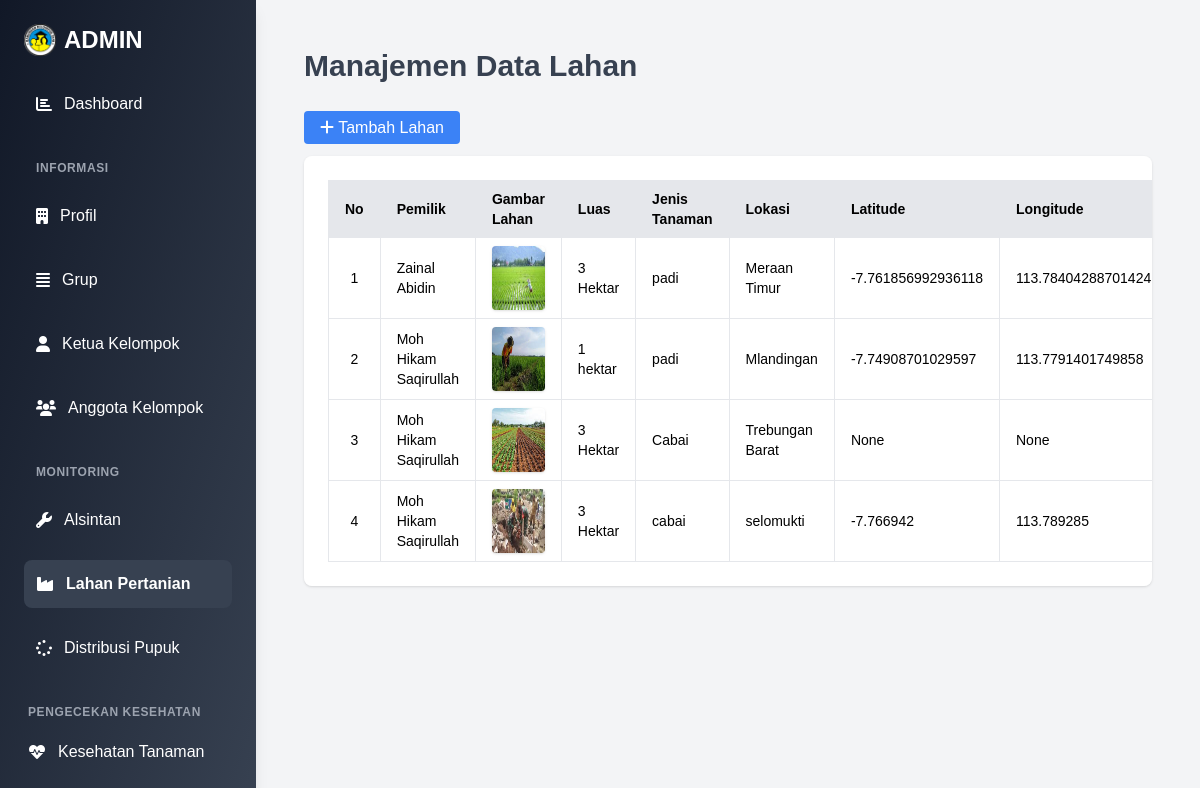
The app's page /administrator/lahan/, older data.
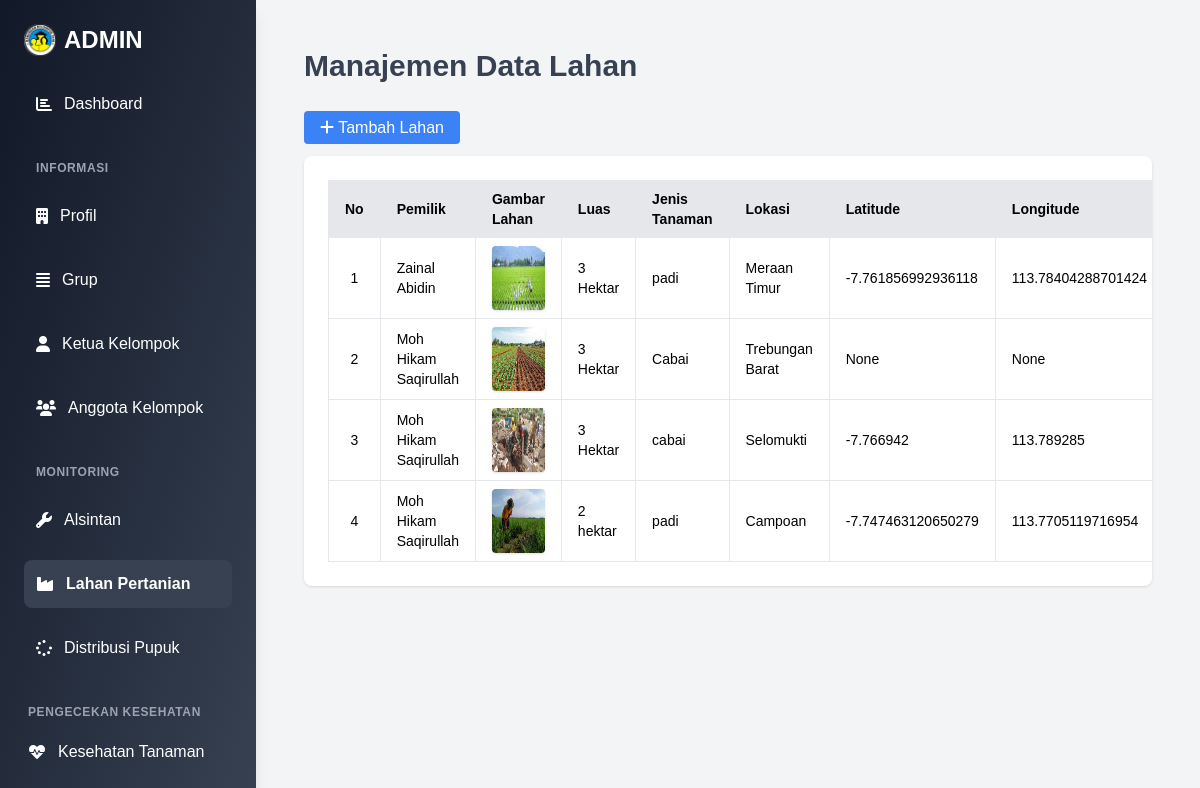
The same page, newer data.
### administrator/models.py (models this page shows, shortened)
class Lahan(models.Model):
    pemilik = models.ForeignKey(Petani, on_delete=models.CASCADE)
    gambar_lahan = models.ImageField(upload_to='gambar/lahan', blank=False, null=True)
    luas = models.CharField(max_length=20)
    jenis_tanaman = models.CharField(max_length=100)
    lokasi = models.CharField(max_length=100)
    latitude = models.FloatField(null=True, blank=True)
    longitude = models.FloatField(null=True, blank=True)
    tanggal_tanam = models.DateField(null=True, blank=True)
    tanggal_panen = models.DateField(null=True, blank=True)
    created_at = models.DateField(default=timezone.now)
    slug = models.SlugField(max_length=200,null=True,blank=True, unique=True)
    class Meta:
        verbose_name_plural ="Data Lahan"

class Petani(models.Model):
    grup = models.ForeignKey(Grup, on_delete=models.CASCADE, related_name='anggota')
    nama = models.CharField(max_length=100)
    nik = models.CharField(max_length=100, default="0000000000000000")
    no_hp = models.CharField(max_length=15)
    alamat = RichTextField(blank=True, null=True)
    created_at = models.DateField(default=timezone.now)
    slug = models.SlugField(max_length=200,null=True,blank=True, unique=True)
    class Meta:
        verbose_name_plural ="Data Petani"

### administrator/views.py (the view)
# urls.py: path('lahan/', views.lahanadmin, name='lahanadmin'),
def lahanadmin(request):
    lahan =  Lahan.objects.all()
    context = {
            "judul": "Data Lahan",
            "menu":"lahan",
            "lahan_list":lahan,
        }
    return render(request, 'lahanadmin.html', context)

### administrator/templates/lahanadmin.html (shortened to what this page needs)
{% extends "baseadmin.html" %}
{% load static %}
{% block content %}
<div class="overflow-x-auto flex-1 p-6 transition-all duration-200 ease-in-out">
    <header class="mb-8">
        <h1 class="text-3xl font-bold text-gray-700">Manajemen Data Lahan</h1>
    </header>
    <a href="{% url 'formlahanadmin' %}" class="bg-blue-500 text-white px-4 py-2 rounded hover:bg-blue-600">
        <i class="fas fa-plus"></i> Tambah Lahan
    </a>
    <div class="overflow-x-auto bg-white shadow rounded-lg p-6 mt-4">
        <table class="table-auto w-full border-collapse border border-gray-300 text-sm">
            <thead>
                <tr class="bg-gray-200 text-left">
                    <th class="px-4 py-2 border">No</th>
                    <th class="px-4 py-2 border">Pemilik</th>
                    <th class="px-4 py-2 border">Gambar Lahan</th>
                    <th class="px-4 py-2 border">Luas</th>
                    <th class="px-4 py-2 border">Jenis Tanaman</th>
                    <th class="px-4 py-2 border">Lokasi</th>
                    <th class="px-4 py-2 border">Latitude</th>
                    <th class="px-4 py-2 border">Longitude</th>
                </tr>
            </thead>
            <tbody>
                {% for lahan in lahan_list %}
                <tr class="hover:bg-gray-100">
                    <td class="px-4 py-2 border text-center">{{ forloop.counter }}</td>
                    <td class="px-4 py-2 border">{{ lahan.pemilik.nama }}</td>
                    <td class="px-4 py-2 border">
                        {% if lahan.gambar_lahan %}
                            <img src="{{ lahan.gambar_lahan.url }}" alt="Gambar" class="h-16 w-auto rounded shadow">
                        {% else %}
                            <span class="text-gray-400 italic">Tidak ada gambar</span>
                        {% endif %}
                    </td>
                    <td class="px-4 py-2 border">{{ lahan.luas }}</td>
                    <td class="px-4 py-2 border">{{ lahan.jenis_tanaman }}</td>
                    <td class="px-4 py-2 border">{{ lahan.lokasi|safe }}</td>
                    <td class="px-4 py-2 border">{{ lahan.latitude }}</td>
                    <td class="px-4 py-2 border">{{ lahan.longitude }}</td>
                </tr>
                {% empty %}
                <tr>
                    <td colspan="10" class="text-center px-4 py-2 border text-gray-500 italic">Belum ada data lahan.</td>
                </tr>
                {% endfor %}
            </tbody>
        </table>
    </div>
</div>
{% endblock content %}

### templates/baseadmin.html (shortened to what this page needs)
{% load static %}
<!DOCTYPE html>
<html lang="id">
<head>
    <script src="https://cdn.tailwindcss.com"></script>
    <link rel="stylesheet" href="https://cdnjs.cloudflare.com/ajax/libs/font-awesome/6.0.0-beta3/css/all.min.css">
</head>
<body class="bg-gray-100" style="font-family: Arial, Helvetica, sans-serif;" x-data="{ isSidebarOpen: window.innerWidth >= 768 }" @resize.window="isSidebarOpen = window.innerWidth >= 768">
    <div class="flex h-screen overflow-hidden">
        <aside class="w-64 h-screen overflow-y-auto bg-gradient-to-br from-gray-900 to-gray-700 text-white fixed inset-y-0 left-0 transform transition-transform duration-200 ease-in-out z-30 md:relative md:translate-x-0 shadow-lg"
        :class="{ '-translate-x-full': !isSidebarOpen }">
            <div class="p-6">
                <h1 class="text-2xl font-bold mb-6 flex items-center space-x-2">
                    <img src="{% static 'gambar/logo.png' %}" alt="Logo" class="w-8 h-8">
                    <span>ADMIN</span>
                </h1>
                {% include "navbaradmin.html" %}
            </div>
        </aside>
        <main class="flex-1 overflow-y-auto p-6">
            {% block content %}
            {% endblock content %}
        </main>
    </div>
</body>
</html>

### templates/navbaradmin.html (shortened to what this page needs)
<nav class="space-y-4">
    <a href="{% url 'dashboardadmin' %}" class="flex items-center space-x-3 p-3 rounded-lg {% if menu == 'beranda' %} bg-blue-700 {% endif %} hover:bg-blue-600 transition">
        <i class="fa fa-bar-chart"></i>
        <span class="{% if menu == 'beranda' %} font-semibold {% endif %}">Dashboard</span>
    </a>
    <div class="px-3 pt-4 text-xs font-semibold uppercase tracking-wider text-gray-400">
        Informasi
    </div>
    <a href="{% url 'profiladmin' %}" class="flex items-center space-x-3 p-3 rounded-lg {% if menu == 'profil' %} bg-gray-700 {% endif %} hover:bg-blue-600 transition">
        <i class="fa fa-building"></i>
        <span class="{% if menu == 'profil' %} font-semibold {% endif %}">Profil</span>
    </a>
    <a href="{% url 'grupadmin' %}" class="flex items-center space-x-3 p-3 rounded-lg {% if menu == 'grup' %} bg-gray-700 {% endif %} hover:bg-blue-600 transition">
        <i class="fa fa-align-justify"></i>
        <span class="{% if menu == 'grup' %} font-semibold {% endif %}">Grup</span>
    </a>
    <a href="{% url 'ketuaadmin' %}" class="flex items-center space-x-3 p-3 rounded-lg {% if menu == 'ketua' %} bg-gray-700 {% endif %} hover:bg-blue-600 transition">
        <i class="fa fa-user"></i>
         <span class="{% if menu == 'ketua' %} font-semibold {% endif %}">Ketua Kelompok</span>
    </a>
    <a href="{% url 'anggotaadmin' %}" class="flex items-center space-x-3 p-3 rounded-lg {% if menu == 'anggota' %} bg-gray-700 {% endif %} hover:bg-blue-600 transition">
        <i class="fa fa-users"></i>
         <span class="{% if menu == 'anggota' %} font-semibold {% endif %}">Anggota Kelompok</span>
    </a>
    <div class="px-3 pt-4 text-xs font-semibold uppercase tracking-wider text-gray-400">
        Monitoring
    </div>
     <a href="{% url 'alsintanadmin' %}" class="flex items-center space-x-3 p-3 rounded-lg {% if menu == 'alsintan' %} bg-gray-700 {% endif %} hover:bg-blue-600 transition">
        <i class="fa fa-wrench"></i>
        <span class="{% if menu == 'alsintan' %} font-semibold {% endif %}">Alsintan</span>
    </a>
    <a href="{% url 'lahanadmin' %}" class="flex items-center space-x-3 p-3 rounded-lg {% if menu == 'lahan' %} bg-gray-700 {% endif %} hover:bg-blue-600 transition">
        <i class="fa fa-industry"></i>
         <span class="{% if menu == 'lahan' %} font-semibold {% endif %}">Lahan Pertanian</span>
    </a>
    <a href="#" class="flex items-center space-x-3 p-3 rounded-lg hover:bg-blue-600 transition">
        <i class="fa fa-spinner"></i>
        <span>Distribusi Pupuk</span>
    </a>
    <div class="px-1 pt-4 text-xs font-semibold uppercase tracking-wider text-gray-400 text-justify">
        Pengecekan Kesehatan
    </div>
    <a href="#" class="flex items-center space-x-3 p-1 rounded-lg hover:bg-blue-600 transition">
        <i class="fa fa-heartbeat"></i>
        <span>Kesehatan Tanaman</span>
    </a>
</nav>

Row changes from the older to the newer data that the page shows:
removed Lahan: pemilik.nama "Moh Hikam Saqirullah", gambar_lahan (picture), luas "1 hektar", jenis_tanaman "padi", lokasi "Mlandingan", latitude "-7.74908701029597", longitude "113.7791401749858"
changed Lahan "Meraan Timur": lokasi "<p>Meraan Timur</p>" → "Meraan Timur" (drawn)
changed Lahan "cabai": lokasi "selomukti" → "Selomukti"
added Lahan: pemilik.nama "Moh Hikam Saqirullah", gambar_lahan (picture), luas "2 hektar", jenis_tanaman "padi", lokasi "Campoan", latitude "-7.747463120650279", longitude "113.7705119716954"
